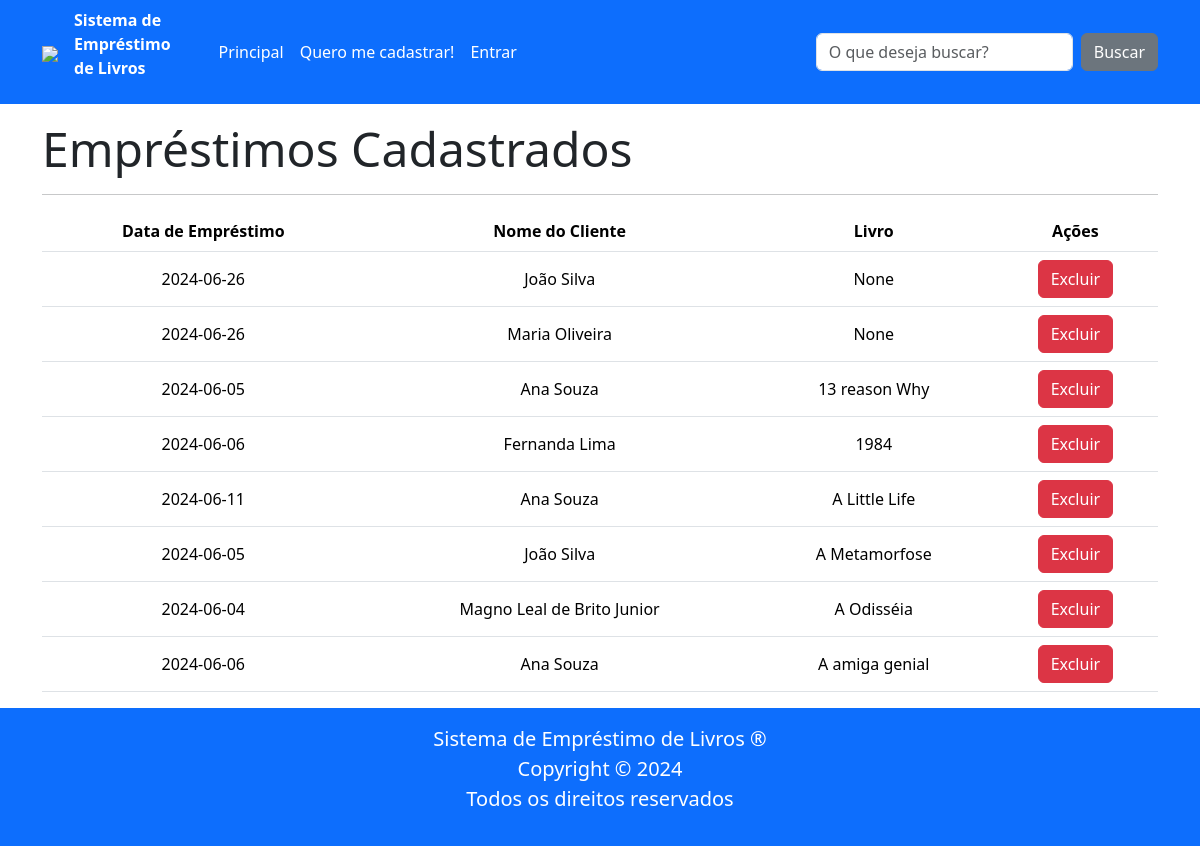
The app's page /emprestimos, older data.
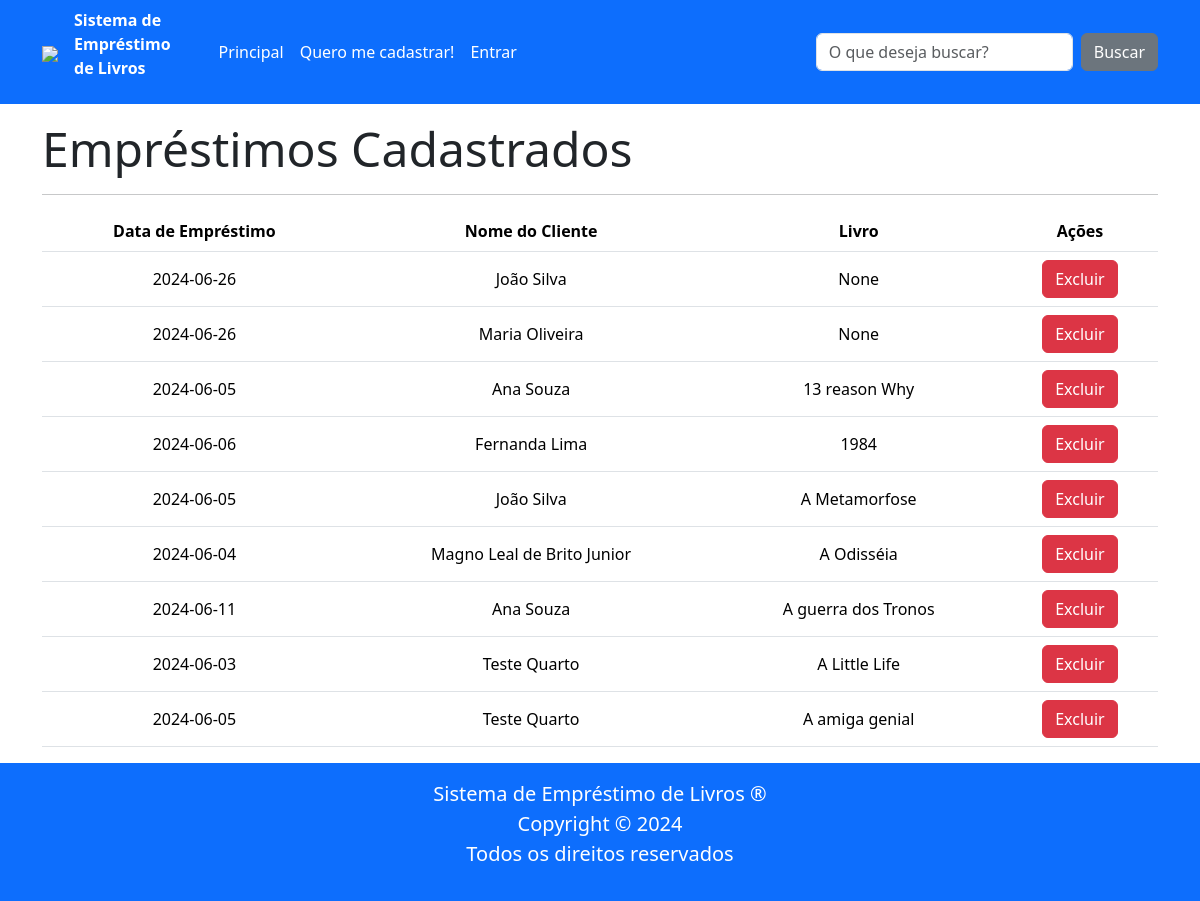
The same page, newer data.
### tables this page shows
CREATE TABLE emprestimo (
    id INTEGER PRIMARY KEY AUTOINCREMENT,
    cliente_id INTEGER NOT NULL,
    data_emprestimo DATE NOT NULL,
    FOREIGN KEY (cliente_id) REFERENCES cliente (id)
);

CREATE TABLE cliente (
        id INTEGER PRIMARY KEY AUTOINCREMENT,
        nome TEXT NOT NULL,
        cpf TEXT NOT NULL UNIQUE,
        data_nascimento DATE NOT NULL,
        endereco TEXT NOT NULL,
        telefone TEXT NOT NULL UNIQUE,
        email TEXT NOT NULL UNIQUE,
        senha TEXT NOT NULL,
        admin INTEGER NOT NULL DEFAULT 0,
        token TEXT);

CREATE TABLE livro (
        id INTEGER PRIMARY KEY AUTOINCREMENT,
        nome TEXT NOT NULL,
        autor TEXT NOT NULL,
        descricao TEXT NOT NULL,
        isbn TEXT NOT NULL,
        emprestado BOOLEAN NOT NULL

        );

### routes/main_routes.py (the view)
@router.get("/emprestimos")
async def get_emprestimos(request: Request):
    lista_emprestimos = EmprestimoRepo.obter_todos()
    lista_livros = LivroRepo.obter_todos()
    lista_clientes = ClienteRepo.obter_todos()
    lista_emprestimos_livro = EmprestimoLivroRepo.obter_todos()
    lista_final = []
    for emprestimo in lista_emprestimos:
        cliente = ClienteRepo.obter_um(emprestimo.cliente_id)
        nome = cliente.nome
        print("----------> CLIENTE NOME", nome)
        livro_selecionado = None
        for elivro in lista_emprestimos_livro:
            if emprestimo.id == elivro.id:
                for livro in lista_livros:
                    if livro.id == elivro.emprestimo_id:
                        livro_selecionado = livro.nome
        lista_final.append([emprestimo.data_emprestimo,nome,livro_selecionado, emprestimo.id])
    print(lista_final)
    return templates.TemplateResponse(
        "emprestimos.html",
        {"request": request,
        "lista_final":lista_final
        },
    )

### templates/emprestimos.html (shortened to what this page needs)
{% extends "base.html" %}
{% block conteudo %}
<h1 class="display-5"><b>Empréstimos Cadastrados</b></h1>
<hr>
<table class="table">
    <thead>
        <tr>
            <th>Data de Empréstimo</th>
            <th>Nome do Cliente</th>
            <th>Livro</th>
            <th>Ações</th>
        </tr>
    </thead>
    <tbody>
        {% for emprestimo in lista_final %}
        <tr>
            <td>{{ emprestimo[0] }}</td>
            <td>{{ emprestimo[1] }}</td>
            <td>{{ emprestimo[2] }}</td>
            <td>
                <form action="/excluir_emprestimo/{{emprestimo[3]}}" method="get">
                    <button type="submit" class="btn btn-danger">Excluir</button>
                </form>
            </td>
        </tr>
        {% endfor %}
    </tbody>
</table>
{% endblock %}

### templates/base.html (shortened to what this page needs)
<!DOCTYPE html>
<html lang="pt-br">
<head>
    <link rel="stylesheet" href="/static/lib/bootstrap/bootstrap.min.css">
    <link rel="stylesheet" href="/static/lib/bootstrap-icons/font/bootstrap-icons.min.css">
    <link rel="stylesheet" href="/static/css/estilos.css">
</head>
<body class="d-flex flex-column min-vh-100">
    {%- set cliente = request.state.cliente -%}
    {% include "header.html" %}
    <main class="container mt-3">
        {% block conteudo %}{% endblock %}
    </main>
    {% include "footer.html" %}
</body>
</html>

### templates/header.html (shortened to what this page needs)
<nav class="navbar navbar-expand-lg text-white bg-primary">
    <div class="container ">
        <a class="navbar-brand" href="/">
            <img src="/static/img/logo.png" style="height: 100px;">
        </a>
        <p style="font-weight: bold; margin-right: 40px; ">Sistema de <br>
            Empréstimo <br>
            de Livros</p>
        {% set pagina_atual = request.url.path %}
        <div class="collapse navbar-collapse" id="menuPrincipal">
            {% if cliente.admin == True -%}
            <ul class="navbar-nav me-auto mb-2 mb-lg-0 text-white">
                <li class="nav-item">
                    <a class="nav-link {{ 'active' if pagina_atual == '/' }} text-white" href="/">Principal</a>
                </li>
                <li  class="nav-item">
                    <a class="nav-link {{ 'active' if pagina_atual == '/' }} text-white" href="/cadastrar_livro">Cadastrar Livro</a>
                </li>
                <li  class="nav-item">
                    <a class="nav-link {{ 'active' if pagina_atual == '/' }} text-white" href="/emprestar">Emprestar</a>
                </li>
                <li  class="nav-item">
                    <a class="nav-link {{ 'active' if pagina_atual == '/' }} text-white" href="/emprestimos">Emprestimos</a>
                </li>
                <li class="nav-item dropdown">
                    <a class="nav-link dropdown-toggle text-white" href="#" role="button" data-bs-toggle="dropdown">
                        Olá, <b>Bibliotecário</b>!
                    </a>
                    <ul class="dropdown-menu">
                        <li><a class="dropdown-item  {{ 'active' if pagina_atual == '/cliente/dados' }} text-secondary" href="/cliente/dados">Dados Pessoais</a></li>
                        <li><a class="dropdown-item  {{ 'active' if pagina_atual == '/cliente/senha' }} text-secondary" href="/cliente/senha">Alterar Senha</a></li>
                        <li>
                            <hr class="dropdown-divider">
                        </li>
                        <li><a class="dropdown-item text-primary" href="/cliente/sair">Sair</a></li>
                    </ul>
                </li>
                <!-- <li class="nav-item">
                    <a class="nav-link {{ 'active' if pagina_atual == '/carrinho' }}" href="/cliente/carrinho">
                        <i class="bi bi-cart-fill"></i>
                    </a>
                </li> -->
            </ul>
            {%- else: -%}
            <ul class="navbar-nav me-auto mb-2 mb-lg-0">
                <li class="nav-item">
                    <a class="nav-link {{ 'active' if pagina_atual == '/' }} text-white" href="/">Principal</a>
                </li>
                {% if not cliente or not cliente.nome -%}
                <li class="nav-item">
                    <a class="nav-link {{ 'active' if pagina_atual == '/cadastro' }} text-white" href="/cadastro">Quero me cadastrar!</a>
                </li>
                <li class="nav-item">
                    <a class="nav-link {{ 'active' if pagina_atual == '/entrar' }} text-white" href="/entrar">Entrar</a>
                </li>
                {%- endif -%}
            </ul>
            {%- endif -%}
            <form class="d-flex" role="search" action="/buscar" method="get">
                <input class="form-control me-2" type="search" placeholder="O que deseja buscar?" name="q">
                <button class="btn btn-secondary" type="submit">Buscar</button>
            </form>
        </div>
    </div>
</nav>

### templates/message.html (shortened to what this page needs)
{% if not message_success: %}
{%- set message_success = request.cookies.get("message_success") -%}
{% endif %}
{% if not message_warning: %}
{%- set message_warning = request.cookies.get("message_warning") -%}
{% endif %}
{% if not message_danger: %}
{%- set message_danger = request.cookies.get("message_danger") -%}
{% endif %}

### templates/footer.html
<footer class="bg-primary text-white text-center p-3 mt-auto">
    <p class="lead mb-0">Sistema de Empréstimo de Livros &reg;</p>
    <p class="lead mb-0">Copyright &copy; 2024</p>
    <p class="lead">Todos os direitos reservados</p>
</footer>

### static/css/estilos.css (style rules this page uses)
.table td, .table th { vertical-align: middle; text-align: center; white-space: nowrap; }

Row changes from the older to the newer data that the page shows:
removed emprestimo: data_emprestimo "2024-06-06"
now on this page (row edited): livro: nome "A guerra dos Tronos"
added emprestimo: data_emprestimo "2024-06-03"
added cliente: nome "Teste Quarto" "Teste Quarto"
added emprestimo: data_emprestimo "2024-06-05"
Text that changed along with them:
new list line: "Ana Souza"
new list line: "Excluir"
new list line: "A Little Life"
new list line: "A amiga genial"
list line gone: "Ana Souza"
list line gone: "A Little Life"
list line gone: "Excluir"
list line gone: "A amiga genial"
